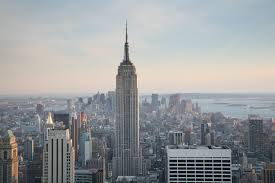
#> input picture empire.jpg, 275 x 183 px
$ python plotting_points_on_image.py
#> lines starting #> are read from the running program, lines starting #| are printed output that depends on the picture
"""
Using pylab to plot lines over top of an image.
"""

from PIL import Image
from pylab import *
# read image to array
im = array(Image.open('empire.jpg'))
#> im is the input picture: shape (183, 275, 3); mean R, G, B 151.5, 154.3, 156
# plot the image
imshow(im)
# some points
x = [10,100,150,150]
y = [140,30,100,100]
# plot the points with red star-markers
plot(x,y,'r*')

x = [20,120,160,160]
y = [100,90,70,100]
# plot the points with green circle-markers
plot(x,y,'go-')

x = [120,150,190,20]
y = [130,5,15,20]
# black dotted line with square-markers
plot(x,y,'ks:')

# line plot connecting the first two points
plot(x[:2],y[:2])
# add title and show the plot
title('Plotting: "empire.jpg"')
#show()
savefig('empire_plot.jpg')
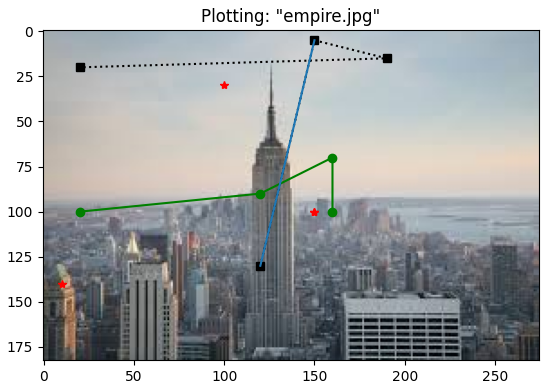
#> figure drawn by matplotlib, 1 panel
